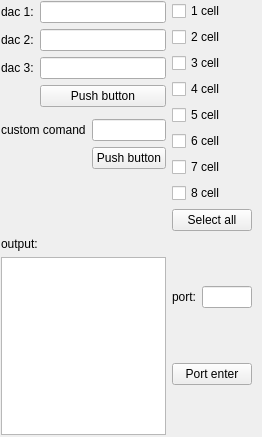
<?xml version="1.0" encoding="UTF-8"?>
<ui version="4.0">
 <class>MainWindow</class>
 <widget class="QMainWindow" name="MainWindow">
  <property name="geometry">
   <rect>
    <x>0</x>
    <y>0</y>
    <width>262</width>
    <height>437</height>
   </rect>
  </property>
  <property name="minimumSize">
   <size>
    <width>262</width>
    <height>437</height>
   </size>
  </property>
  <property name="maximumSize">
   <size>
    <width>262</width>
    <height>437</height>
   </size>
  </property>
  <property name="windowTitle">
   <string>MainWindow</string>
  </property>
  <widget class="QWidget" name="centralwidget">
   <widget class="QWidget" name="">
    <property name="geometry">
     <rect>
      <x>1</x>
      <y>1</y>
      <width>251</width>
      <height>434</height>
     </rect>
    </property>
    <layout class="QVBoxLayout" name="verticalLayout_5">
     <item>
      <layout class="QHBoxLayout" name="horizontalLayout">
       <item>
        <layout class="QVBoxLayout" name="verticalLayout_4">
         <item>
          <layout class="QFormLayout" name="formLayout">
           <item row="0" column="0">
            <widget class="QLabel" name="label_dac_1">
             <property name="text">
              <string>dac 1:</string>
             </property>
            </widget>
           </item>
           <item row="0" column="1">
            <widget class="QLineEdit" name="lineEdit_dac_1"/>
           </item>
           <item row="1" column="0">
            <widget class="QLabel" name="label_dac_2">
             <property name="text">
              <string>dac 2:</string>
             </property>
            </widget>
           </item>
           <item row="2" column="0">
            <widget class="QLabel" name="label_dac_3">
             <property name="text">
              <string>dac 3:</string>
             </property>
            </widget>
           </item>
           <item row="2" column="1">
            <widget class="QLineEdit" name="lineEdit_dac_3"/>
           </item>
           <item row="1" column="1">
            <widget class="QLineEdit" name="lineEdit_dac_2"/>
           </item>
           <item row="3" column="1">
            <widget class="QPushButton" name="btn_comand_push">
             <property name="text">
              <string>Push button</string>
             </property>
            </widget>
           </item>
          </layout>
         </item>
         <item>
          <layout class="QFormLayout" name="formLayout_2">
           <item row="0" column="0">
            <widget class="QLabel" name="label_cc">
             <property name="text">
              <string>custom comand</string>
             </property>
            </widget>
           </item>
           <item row="0" column="1">
            <widget class="QLineEdit" name="lineEdit_cc"/>
           </item>
           <item row="1" column="1">
            <widget class="QPushButton" name="btn_cc_push">
             <property name="text">
              <string>Push button</string>
             </property>
            </widget>
           </item>
          </layout>
         </item>
        </layout>
       </item>
       <item>
        <layout class="QVBoxLayout" name="verticalLayout">
         <item>
          <widget class="QCheckBox" name="checkBox_1_cell">
           <property name="text">
            <string>1 cell</string>
           </property>
          </widget>
         </item>
         <item>
          <widget class="QCheckBox" name="checkBox_2_cell">
           <property name="text">
            <string>2 cell</string>
           </property>
          </widget>
         </item>
         <item>
          <widget class="QCheckBox" name="checkBox_3_cell">
           <property name="text">
            <string>3 cell</string>
           </property>
          </widget>
         </item>
         <item>
          <widget class="QCheckBox" name="checkBox_4_cell">
           <property name="text">
            <string>4 cell</string>
           </property>
          </widget>
         </item>
         <item>
          <widget class="QCheckBox" name="checkBox_5_cell">
           <property name="text">
            <string>5 cell</string>
           </property>
          </widget>
         </item>
         <item>
          <widget class="QCheckBox" name="checkBox_6_cell">
           <property name="text">
            <string>6 cell</string>
           </property>
          </widget>
         </item>
         <item>
          <widget class="QCheckBox" name="checkBox_7_cell">
           <property name="text">
            <string>7 cell</string>
           </property>
          </widget>
         </item>
         <item>
          <widget class="QCheckBox" name="checkBox_8_cell">
           <property name="text">
            <string>8 cell</string>
           </property>
          </widget>
         </item>
         <item>
          <widget class="QPushButton" name="btn_sellect_all">
           <property name="text">
            <string>Select all</string>
           </property>
          </widget>
         </item>
        </layout>
       </item>
      </layout>
     </item>
     <item>
      <layout class="QHBoxLayout" name="horizontalLayout_3">
       <item>
        <layout class="QVBoxLayout" name="verticalLayout_3">
         <item>
          <widget class="QLabel" name="label_output">
           <property name="text">
            <string>output:</string>
           </property>
          </widget>
         </item>
         <item>
          <widget class="QTextEdit" name="textEdit_output"/>
         </item>
        </layout>
       </item>
       <item>
        <layout class="QVBoxLayout" name="verticalLayout_2">
         <item>
          <layout class="QHBoxLayout" name="horizontalLayout_2">
           <item>
            <widget class="QLabel" name="label">
             <property name="text">
              <string>port:</string>
             </property>
            </widget>
           </item>
           <item>
            <widget class="QLineEdit" name="lineEdit_port"/>
           </item>
          </layout>
         </item>
         <item>
          <widget class="QPushButton" name="btn_port_enter">
           <property name="text">
            <string>Port enter</string>
           </property>
          </widget>
         </item>
        </layout>
       </item>
      </layout>
     </item>
    </layout>
   </widget>
  </widget>
 </widget>
 <resources/>
 <connections/>
</ui>
